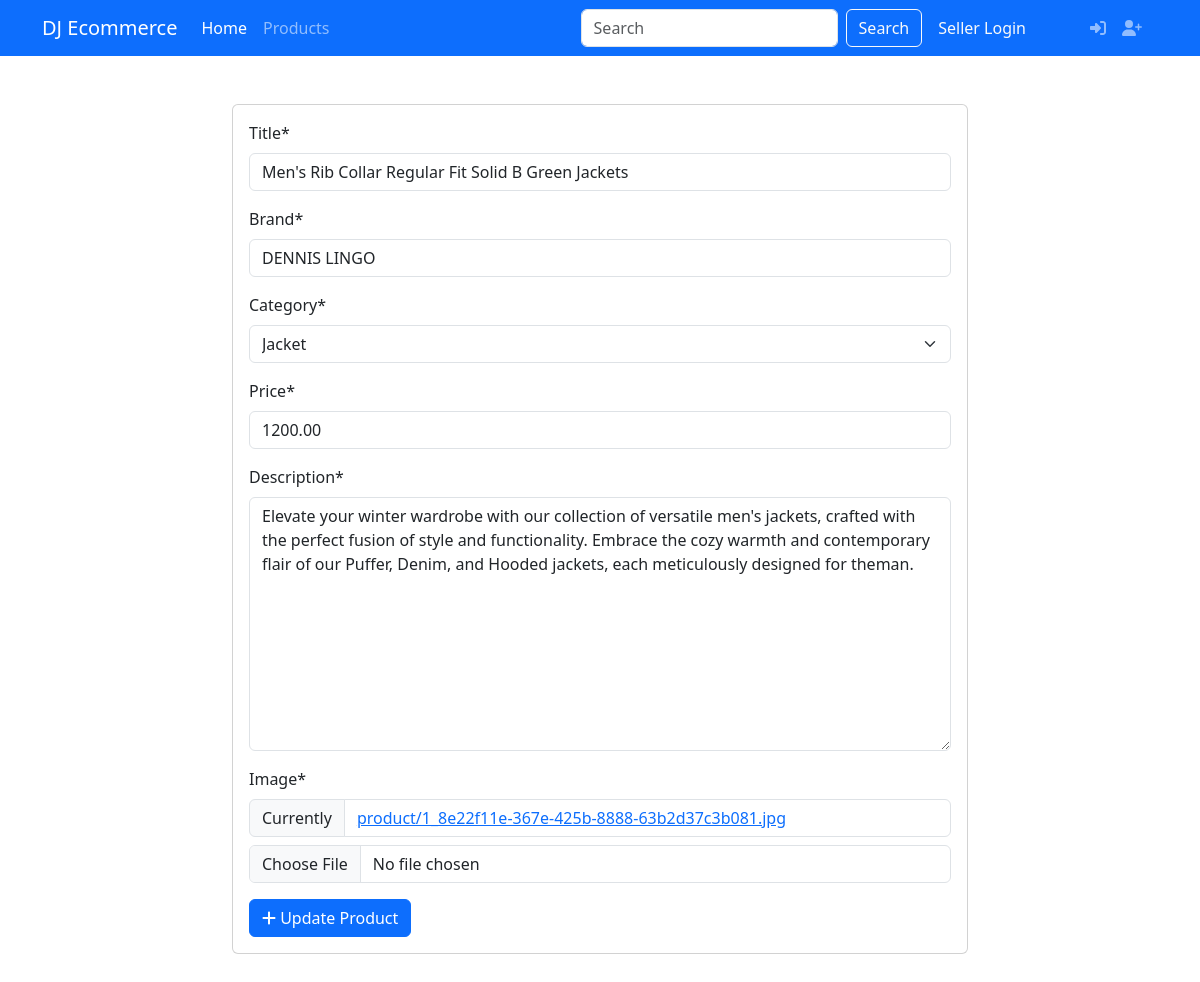
The app's page /product/edit/mens-rib-collar-regular-fit-solid-b-green-jackets/ with its own data.
### products/models.py (models this page shows)
class Product(models.Model):
    title = models.CharField(max_length = 244)
    brand = models.CharField(max_length = 255, default="N/A")
    category = models.ForeignKey(Category, on_delete = models.DO_NOTHING)
    price = models.DecimalField(max_digits=10, decimal_places=2)
    seller = models.ForeignKey(User, on_delete=models.CASCADE)
    description = models.TextField()
    image= models.ImageField(upload_to='product/')
    slug = models.SlugField(max_length= 255, unique= True)
    created_at = models.DateTimeField(auto_now_add = True)
    updated_at = models.DateTimeField(auto_now = True)

### products/views.py (the view, shortened to what this page needs)
# urls.py: path('product/edit/<slug:slug>/', product_edit, name='product_edit'),
def product_edit(request,slug):
    product = get_object_or_404(Product, slug=slug)
    form = ProductForm(instance=product)
    return render(
        request,'products/edit.html',
        context={'form': form}
    )

### products/forms.py
class ProductForm(forms.ModelForm):
    class Meta:
        model = Product
        fields = ['title','brand', 'category',
                  'price','description','image']

### products/models.py (called while the page is built)
    def __str__(self):
        return self.name

### templates/products/edit.html (shortened to what this page needs)
{% extends 'layout/base.html' %}
{% load static %}
{% load crispy_forms_tags %}
{% block content %}
<div class="container py-5">
    <div class="row">
        <div class="col-md-8 mx-auto">
            <form method="post" class="card" enctype="multipart/form-data">
                <div class="card-body">
                    {{ form|crispy }}
                    <button class="btn btn-primary">
                        <i class="fas fa-plus"></i> Update Product
                    </button>
                </div>
            </form>
        </div>
    </div>
</div>
{% endblock content %}

### records on screen
Product: title "Men's Rib Collar Regular Fit Solid B Green Jackets", brand "DENNIS LINGO", category "Jacket", price "1200.00", description "Elevate your winter wardrobe with our collection of versatile men's jackets, crafted with the perfect fusion of style and functionality. Embrace the cozy warmth and contemporary flair of our Puffer, Denim, and Hooded jackets, each meticulously designed for theman."
